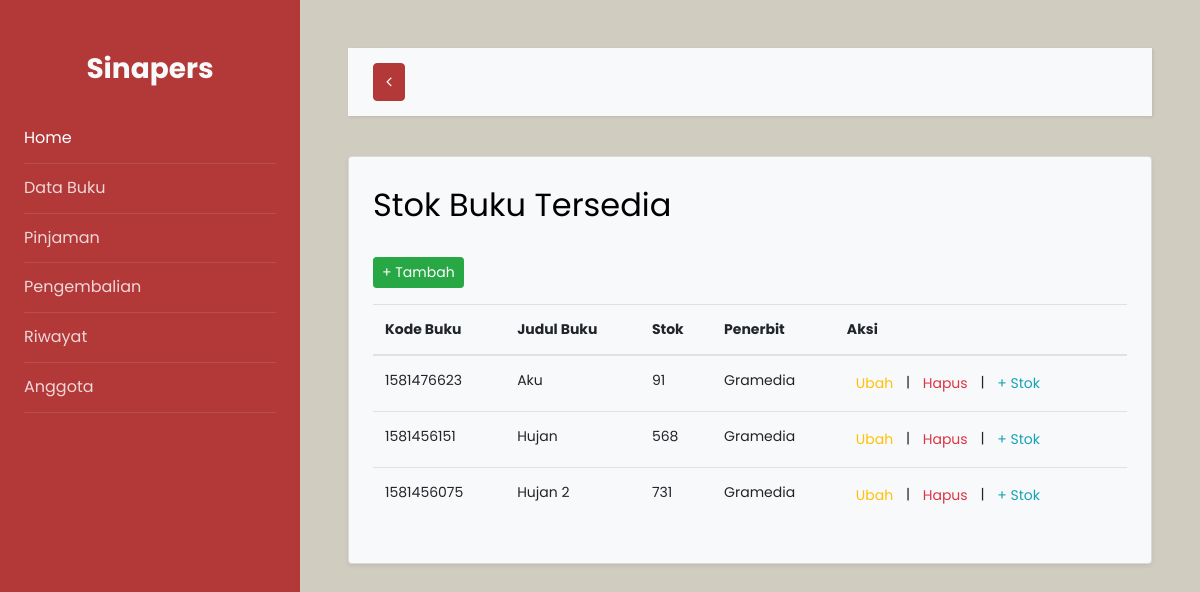
The app's page /buku.php with its own data.
### tables this page shows
CREATE TABLE `tb_buku` (
  `id_buku` int(11) NOT NULL,
  `judul_buku` varchar(100) NOT NULL,
  `pengarang_buku` varchar(100) NOT NULL,
  `penerbit_buku` varchar(100) NOT NULL,
  `isbn_buku` int(20) NOT NULL,
  `tahun_terbit` varchar(4) NOT NULL,
  `dimensi_buku` varchar(20) NOT NULL,
  `stok_buku` int(50) NOT NULL,
  `sinopsis_buku` text NOT NULL,
  `foto_buku` varchar(50) NOT NULL,
  `tgl_masuk_buku` date NOT NULL
);

### buku.php (the view, shortened to what this page needs)
<?php require('koneksi.php'); ?>
<!doctype html>
<html lang="en">
<head>
    <link rel="stylesheet" href="https://stackpath.bootstrapcdn.com/font-awesome/4.7.0/css/font-awesome.min.css">
    <link rel="stylesheet" href="css/style.css">
</head>
<body style="background:#d1ccc0">
    <div class="wrapper d-flex align-items-stretch">
        <nav id="sidebar">
            <div class="p-4 pt-5" style="background:#b33939">
                <h3 class="text-center font-weight-bold text-light mb-4">Sinapers</h3>
                <ul class="list-unstyled components mb-5">
                    <li class="active">
                        <a href="index.php"> Home</a>
                    </li>
                    <li>
                        <a href="buku.php"> Data Buku</a>
                    </li>
                    <li>
                        <a href="pinjaman.php"> Pinjaman</a>
                    </li>
                    <li>
                        <a href="kembali.php"> Pengembalian</a>
                    </li>
                    <li>
                        <a href="riwayat.php"> Riwayat</a>
                    </li>
                    <li>
                        <a href="anggota.php"> Anggota</a>
                    </li>
                </ul>
            </div>
        </nav>
        <div id="content" class="p-4 p-md-5">
            <nav class="navbar navbar-expand-lg navbar-light bg-light">
                <div class="container-fluid">
                    <button type="button" id="sidebarCollapse" class="btn btn-danger">
                        <i class="fa fa-angle-left"></i>
                    </button>
                </div>
            </nav>
            <div class="content">
                <div class="card p-4 bg-light shadow-sm mt-4">
                    <h2 class="card-title">Stok Buku Tersedia</h2>
                    <div class="row">
                        <div class="col my-3">
                            <button type="button" class="btn btn-success btn-sm" data-toggle="modal" data-target="#tambah">
                                + Tambah
                            </button>
                        </div>
                    </div>
                    <table class="table" id="table">
                        <thead>
                            <tr>
                                <th>Kode Buku</th>
                                <th>Judul Buku</th>
                                <th>Stok</th>
                                <th>Penerbit</th>
                                <th>Aksi</th>
                            </tr>
                            <?php
                            $sql_buku = mysqli_query($koneksi, "SELECT * FROM tb_buku ORDER BY tgl_masuk_buku DESC");
                            while ($data = mysqli_fetch_assoc($sql_buku)) {
                            ?>
                                <tr>
                                    <td><?= $data['id_buku']; ?></td>
                                    <td><?= $data['judul_buku']; ?></td>
                                    <td><?= $data['stok_buku']; ?></td>
                                    <td><?= $data['penerbit_buku']; ?></td>
                                    <td>
                                        <form method="post">
                                            <a href="?page=edit&id=<?=$data['id_buku']; ?>" name="ubah" class="btn btn-sm btn-default text-warning">Ubah</a>
                                            |
                                            <button type="submit" name="hapus" onclick="return confirm('Yakin ingin hapus Buku <?= $data['judul_buku']; ?>');" class="btn btn-sm btn-default text-danger">Hapus</button>
                                            |
                                            <a href="?page=stok&id=<?=$data['id_buku']; ?>" name="stok" class="btn btn-sm btn-default text-info">+ Stok</a>
                                        </form>
                                    </td>
                                </tr>
                            <?php } ?>
                        </thead>
                    </table>
                </div>
            </div>
        </div>
    </div>
</body>
</html>

### records on screen
tb_buku: id_buku "1581476623", judul_buku "Aku", stok_buku "91", penerbit_buku "Gramedia"
tb_buku: id_buku "1581456151", judul_buku "Hujan", stok_buku "568", penerbit_buku "Gramedia"
tb_buku: id_buku "1581456075", judul_buku "Hujan 2", stok_buku "731", penerbit_buku "Gramedia"
